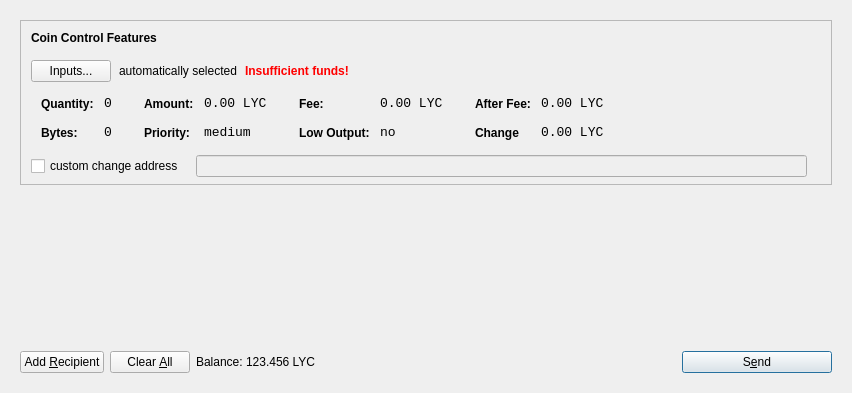
<?xml version="1.0" encoding="UTF-8"?>
<ui version="4.0">
 <class>SendCoinsDialog</class>
 <widget class="QDialog" name="SendCoinsDialog">
  <property name="geometry">
   <rect>
    <x>0</x>
    <y>0</y>
    <width>849</width>
    <height>393</height>
   </rect>
  </property>
  <property name="windowTitle">
   <string>Send Coins</string>
  </property>
  <layout class="QVBoxLayout" name="verticalLayout">
   <item>
    <widget class="QFrame" name="frameMain">
     <layout class="QVBoxLayout" name="verticalLayout_3">
      <item>
       <widget class="QFrame" name="frameCoinControl">
        <property name="sizePolicy">
         <sizepolicy hsizetype="Expanding" vsizetype="Expanding">
          <horstretch>0</horstretch>
          <verstretch>0</verstretch>
         </sizepolicy>
        </property>
        <property name="maximumSize">
         <size>
          <width>16777215</width>
          <height>16777215</height>
         </size>
        </property>
        <property name="frameShape">
         <enum>QFrame::StyledPanel</enum>
        </property>
        <property name="frameShadow">
         <enum>QFrame::Sunken</enum>
        </property>
        <layout class="QVBoxLayout" name="verticalLayoutCoinControl2">
         <property name="spacing">
          <number>6</number>
         </property>
         <property name="leftMargin">
          <number>0</number>
         </property>
         <property name="topMargin">
          <number>0</number>
         </property>
         <property name="rightMargin">
          <number>0</number>
         </property>
         <property name="bottomMargin">
          <number>6</number>
         </property>
         <item>
          <layout class="QVBoxLayout" name="verticalLayoutCoinControl" stretch="0,0,0,0,1">
           <property name="spacing">
            <number>0</number>
           </property>
           <property name="leftMargin">
            <number>10</number>
           </property>
           <property name="topMargin">
            <number>10</number>
           </property>
           <item>
            <layout class="QHBoxLayout" name="horizontalLayoutCoinControl1">
             <property name="bottomMargin">
              <number>15</number>
             </property>
             <item>
              <widget class="QLabel" name="labelCoinControlFeatures">
               <property name="sizePolicy">
                <sizepolicy hsizetype="Preferred" vsizetype="Maximum">
                 <horstretch>0</horstretch>
                 <verstretch>0</verstretch>
                </sizepolicy>
               </property>
               <property name="font">
                <font>
                 <weight>75</weight>
                 <bold>true</bold>
                </font>
               </property>
               <property name="styleSheet">
                <string notr="true">font-weight:bold;</string>
               </property>
               <property name="text">
                <string>Coin Control Features</string>
               </property>
              </widget>
             </item>
            </layout>
           </item>
           <item>
            <layout class="QHBoxLayout" name="horizontalLayoutCoinControl2" stretch="0,0,0,0">
             <property name="spacing">
              <number>8</number>
             </property>
             <property name="bottomMargin">
              <number>10</number>
             </property>
             <item>
              <widget class="QPushButton" name="pushButtonCoinControl">
               <property name="styleSheet">
                <string notr="true"/>
               </property>
               <property name="text">
                <string>Inputs...</string>
               </property>
              </widget>
             </item>
             <item>
              <widget class="QLabel" name="labelCoinControlAutomaticallySelected">
               <property name="text">
                <string>automatically selected</string>
               </property>
               <property name="margin">
                <number>5</number>
               </property>
              </widget>
             </item>
             <item>
              <widget class="QLabel" name="labelCoinControlInsuffFunds">
               <property name="font">
                <font>
                 <weight>75</weight>
                 <bold>true</bold>
                </font>
               </property>
               <property name="styleSheet">
                <string notr="true">color:red;font-weight:bold;</string>
               </property>
               <property name="text">
                <string>Insufficient funds!</string>
               </property>
               <property name="margin">
                <number>5</number>
               </property>
              </widget>
             </item>
             <item>
              <spacer name="horizontalSpacerCoinControl">
               <property name="orientation">
                <enum>Qt::Horizontal</enum>
               </property>
               <property name="sizeHint" stdset="0">
                <size>
                 <width>40</width>
                 <height>1</height>
                </size>
               </property>
              </spacer>
             </item>
            </layout>
           </item>
           <item>
            <widget class="QWidget" name="widgetCoinControl" native="true">
             <property name="sizePolicy">
              <sizepolicy hsizetype="Preferred" vsizetype="Preferred">
               <horstretch>0</horstretch>
               <verstretch>0</verstretch>
              </sizepolicy>
             </property>
             <property name="minimumSize">
              <size>
               <width>0</width>
               <height>0</height>
              </size>
             </property>
             <property name="styleSheet">
              <string notr="true"/>
             </property>
             <layout class="QHBoxLayout" name="horizontalLayoutCoinControl5">
              <property name="margin">
               <number>0</number>
              </property>
              <item>
               <layout class="QHBoxLayout" name="horizontalLayoutCoinControl3" stretch="0,0,0,1">
                <property name="spacing">
                 <number>20</number>
                </property>
                <property name="topMargin">
                 <number>0</number>
                </property>
                <property name="bottomMargin">
                 <number>10</number>
                </property>
                <item>
                 <layout class="QFormLayout" name="formLayoutCoinControl1">
                  <property name="horizontalSpacing">
                   <number>10</number>
                  </property>
                  <property name="verticalSpacing">
                   <number>14</number>
                  </property>
                  <property name="leftMargin">
                   <number>10</number>
                  </property>
                  <property name="topMargin">
                   <number>4</number>
                  </property>
                  <property name="rightMargin">
                   <number>6</number>
                  </property>
                  <item row="0" column="0">
                   <widget class="QLabel" name="labelCoinControlQuantityText">
                    <property name="styleSheet">
                     <string notr="true">font-weight:bold;</string>
                    </property>
                    <property name="text">
                     <string>Quantity:</string>
                    </property>
                    <property name="margin">
                     <number>0</number>
                    </property>
                   </widget>
                  </item>
                  <item row="0" column="1">
                   <widget class="QLabel" name="labelCoinControlQuantity">
                    <property name="font">
                     <font>
                      <family>Monospace</family>
                      <pointsize>10</pointsize>
                     </font>
                    </property>
                    <property name="cursor">
                     <cursorShape>IBeamCursor</cursorShape>
                    </property>
                    <property name="contextMenuPolicy">
                     <enum>Qt::ActionsContextMenu</enum>
                    </property>
                    <property name="text">
                     <string>0</string>
                    </property>
                    <property name="margin">
                     <number>0</number>
                    </property>
                    <property name="textInteractionFlags">
                     <set>Qt::LinksAccessibleByMouse|Qt::TextSelectableByKeyboard|Qt::TextSelectableByMouse</set>
                    </property>
                   </widget>
                  </item>
                  <item row="1" column="0">
                   <widget class="QLabel" name="labelCoinControlBytesText">
                    <property name="styleSheet">
                     <string notr="true">font-weight:bold;</string>
                    </property>
                    <property name="text">
                     <string>Bytes:</string>
                    </property>
                   </widget>
                  </item>
                  <item row="1" column="1">
                   <widget class="QLabel" name="labelCoinControlBytes">
                    <property name="font">
                     <font>
                      <family>Monospace</family>
                      <pointsize>10</pointsize>
                     </font>
                    </property>
                    <property name="cursor">
                     <cursorShape>IBeamCursor</cursorShape>
                    </property>
                    <property name="contextMenuPolicy">
                     <enum>Qt::ActionsContextMenu</enum>
                    </property>
                    <property name="text">
                     <string>0</string>
                    </property>
                    <property name="textInteractionFlags">
                     <set>Qt::LinksAccessibleByMouse|Qt::TextSelectableByKeyboard|Qt::TextSelectableByMouse</set>
                    </property>
                   </widget>
                  </item>
                 </layout>
                </item>
                <item>
                 <layout class="QFormLayout" name="formLayoutCoinControl2">
                  <property name="horizontalSpacing">
                   <number>10</number>
                  </property>
                  <property name="verticalSpacing">
                   <number>14</number>
                  </property>
                  <property name="leftMargin">
                   <number>6</number>
                  </property>
                  <property name="topMargin">
                   <number>4</number>
                  </property>
                  <property name="rightMargin">
                   <number>6</number>
                  </property>
                  <item row="0" column="0">
                   <widget class="QLabel" name="labelCoinControlAmountText">
                    <property name="styleSheet">
                     <string notr="true">font-weight:bold;</string>
                    </property>
                    <property name="text">
                     <string>Amount:</string>
                    </property>
                    <property name="margin">
                     <number>0</number>
                    </property>
                   </widget>
                  </item>
                  <item row="0" column="1">
                   <widget class="QLabel" name="labelCoinControlAmount">
                    <property name="font">
                     <font>
                      <family>Monospace</family>
                      <pointsize>10</pointsize>
                     </font>
                    </property>
                    <property name="cursor">
                     <cursorShape>IBeamCursor</cursorShape>
                    </property>
                    <property name="contextMenuPolicy">
                     <enum>Qt::ActionsContextMenu</enum>
                    </property>
                    <property name="text">
                     <string>0.00 LYC</string>
                    </property>
                    <property name="textInteractionFlags">
                     <set>Qt::LinksAccessibleByMouse|Qt::TextSelectableByKeyboard|Qt::TextSelectableByMouse</set>
                    </property>
                   </widget>
                  </item>
                  <item row="1" column="0">
                   <widget class="QLabel" name="labelCoinControlPriorityText">
                    <property name="styleSheet">
                     <string notr="true">font-weight:bold;</string>
                    </property>
                    <property name="text">
                     <string>Priority:</string>
                    </property>
                   </widget>
                  </item>
                  <item row="1" column="1">
                   <widget class="QLabel" name="labelCoinControlPriority">
                    <property name="font">
                     <font>
                      <family>Monospace</family>
                      <pointsize>10</pointsize>
                     </font>
                    </property>
                    <property name="cursor">
                     <cursorShape>IBeamCursor</cursorShape>
                    </property>
                    <property name="contextMenuPolicy">
                     <enum>Qt::ActionsContextMenu</enum>
                    </property>
                    <property name="text">
                     <string>medium</string>
                    </property>
                    <property name="textInteractionFlags">
                     <set>Qt::LinksAccessibleByMouse|Qt::TextSelectableByKeyboard|Qt::TextSelectableByMouse</set>
                    </property>
                   </widget>
                  </item>
                 </layout>
                </item>
                <item>
                 <layout class="QFormLayout" name="formLayoutCoinControl3">
                  <property name="horizontalSpacing">
                   <number>10</number>
                  </property>
                  <property name="verticalSpacing">
                   <number>14</number>
                  </property>
                  <property name="leftMargin">
                   <number>6</number>
                  </property>
                  <property name="topMargin">
                   <number>4</number>
                  </property>
                  <property name="rightMargin">
                   <number>6</number>
                  </property>
                  <item row="0" column="0">
                   <widget class="QLabel" name="labelCoinControlFeeText">
                    <property name="styleSheet">
                     <string notr="true">font-weight:bold;</string>
                    </property>
                    <property name="text">
                     <string>Fee:</string>
                    </property>
                    <property name="margin">
                     <number>0</number>
                    </property>
                   </widget>
                  </item>
                  <item row="0" column="1">
                   <widget class="QLabel" name="labelCoinControlFee">
                    <property name="font">
                     <font>
                      <family>Monospace</family>
                      <pointsize>10</pointsize>
                     </font>
                    </property>
                    <property name="cursor">
                     <cursorShape>IBeamCursor</cursorShape>
                    </property>
                    <property name="contextMenuPolicy">
                     <enum>Qt::ActionsContextMenu</enum>
                    </property>
                    <property name="text">
                     <string>0.00 LYC</string>
                    </property>
                    <property name="textInteractionFlags">
                     <set>Qt::LinksAccessibleByMouse|Qt::TextSelectableByKeyboard|Qt::TextSelectableByMouse</set>
                    </property>
                   </widget>
                  </item>
                  <item row="1" column="0">
                   <widget class="QLabel" name="labelCoinControlLowOutputText">
                    <property name="styleSheet">
                     <string notr="true">font-weight:bold;</string>
                    </property>
                    <property name="text">
                     <string>Low Output:</string>
                    </property>
                   </widget>
                  </item>
                  <item row="1" column="1">
                   <widget class="QLabel" name="labelCoinControlLowOutput">
                    <property name="font">
                     <font>
                      <family>Monospace</family>
                      <pointsize>10</pointsize>
                     </font>
                    </property>
                    <property name="cursor">
                     <cursorShape>IBeamCursor</cursorShape>
                    </property>
                    <property name="contextMenuPolicy">
                     <enum>Qt::ActionsContextMenu</enum>
                    </property>
                    <property name="text">
                     <string>no</string>
                    </property>
                    <property name="textInteractionFlags">
                     <set>Qt::LinksAccessibleByMouse|Qt::TextSelectableByKeyboard|Qt::TextSelectableByMouse</set>
                    </property>
                   </widget>
                  </item>
                 </layout>
                </item>
                <item>
                 <layout class="QFormLayout" name="formLayoutCoinControl4">
                  <property name="horizontalSpacing">
                   <number>10</number>
                  </property>
                  <property name="verticalSpacing">
                   <number>14</number>
                  </property>
                  <property name="leftMargin">
                   <number>6</number>
                  </property>
                  <property name="topMargin">
                   <number>4</number>
                  </property>
                  <property name="rightMargin">
                   <number>6</number>
                  </property>
                  <item row="0" column="0">
                   <widget class="QLabel" name="labelCoinControlAfterFeeText">
                    <property name="styleSheet">
                     <string notr="true">font-weight:bold;</string>
                    </property>
                    <property name="text">
                     <string>After Fee:</string>
                    </property>
                    <property name="margin">
                     <number>0</number>
                    </property>
                   </widget>
                  </item>
                  <item row="0" column="1">
                   <widget class="QLabel" name="labelCoinControlAfterFee">
                    <property name="font">
                     <font>
                      <family>Monospace</family>
                      <pointsize>10</pointsize>
                     </font>
                    </property>
                    <property name="cursor">
                     <cursorShape>IBeamCursor</cursorShape>
                    </property>
                    <property name="contextMenuPolicy">
                     <enum>Qt::ActionsContextMenu</enum>
                    </property>
                    <property name="text">
                     <string>0.00 LYC</string>
                    </property>
                    <property name="textInteractionFlags">
                     <set>Qt::LinksAccessibleByMouse|Qt::TextSelectableByKeyboard|Qt::TextSelectableByMouse</set>
                    </property>
                   </widget>
                  </item>
                  <item row="1" column="0">
                   <widget class="QLabel" name="labelCoinControlChangeText">
                    <property name="styleSheet">
                     <string notr="true">font-weight:bold;</string>
                    </property>
                    <property name="text">
                     <string>Change</string>
                    </property>
                   </widget>
                  </item>
                  <item row="1" column="1">
                   <widget class="QLabel" name="labelCoinControlChange">
                    <property name="font">
                     <font>
                      <family>Monospace</family>
                      <pointsize>10</pointsize>
                     </font>
                    </property>
                    <property name="cursor">
                     <cursorShape>IBeamCursor</cursorShape>
                    </property>
                    <property name="contextMenuPolicy">
                     <enum>Qt::ActionsContextMenu</enum>
                    </property>
                    <property name="text">
                     <string>0.00 LYC</string>
                    </property>
                    <property name="textInteractionFlags">
                     <set>Qt::LinksAccessibleByMouse|Qt::TextSelectableByKeyboard|Qt::TextSelectableByMouse</set>
                    </property>
                   </widget>
                  </item>
                 </layout>
                </item>
               </layout>
              </item>
             </layout>
            </widget>
           </item>
           <item>
            <layout class="QHBoxLayout" name="horizontalLayoutCoinControl4" stretch="0,0,0">
             <property name="spacing">
              <number>12</number>
             </property>
             <property name="sizeConstraint">
              <enum>QLayout::SetDefaultConstraint</enum>
             </property>
             <property name="topMargin">
              <number>5</number>
             </property>
             <property name="rightMargin">
              <number>5</number>
             </property>
             <item>
              <widget class="QCheckBox" name="checkBoxCoinControlChange">
               <property name="text">
                <string>custom change address</string>
               </property>
              </widget>
             </item>
             <item>
              <widget class="QLineEdit" name="lineEditCoinControlChange">
               <property name="enabled">
                <bool>false</bool>
               </property>
               <property name="sizePolicy">
                <sizepolicy hsizetype="Expanding" vsizetype="Fixed">
                 <horstretch>0</horstretch>
                 <verstretch>0</verstretch>
                </sizepolicy>
               </property>
              </widget>
             </item>
             <item>
              <widget class="QLabel" name="labelCoinControlChangeLabel">
               <property name="sizePolicy">
                <sizepolicy hsizetype="Preferred" vsizetype="Expanding">
                 <horstretch>0</horstretch>
                 <verstretch>0</verstretch>
                </sizepolicy>
               </property>
               <property name="minimumSize">
                <size>
                 <width>0</width>
                 <height>0</height>
                </size>
               </property>
               <property name="text">
                <string/>
               </property>
               <property name="margin">
                <number>3</number>
               </property>
              </widget>
             </item>
            </layout>
           </item>
           <item>
            <spacer name="verticalSpacerCoinControl">
             <property name="orientation">
              <enum>Qt::Vertical</enum>
             </property>
             <property name="sizeHint" stdset="0">
              <size>
               <width>800</width>
               <height>1</height>
              </size>
             </property>
            </spacer>
           </item>
          </layout>
         </item>
        </layout>
       </widget>
      </item>
      <item>
       <widget class="QScrollArea" name="scrollArea">
        <property name="frameShape">
         <enum>QFrame::NoFrame</enum>
        </property>
        <property name="widgetResizable">
         <bool>true</bool>
        </property>
        <widget class="QWidget" name="scrollAreaWidgetContents">
         <property name="geometry">
          <rect>
           <x>0</x>
           <y>0</y>
           <width>813</width>
           <height>128</height>
          </rect>
         </property>
         <layout class="QVBoxLayout" name="verticalLayout_2">
          <property name="margin">
           <number>0</number>
          </property>
          <item>
           <layout class="QVBoxLayout" name="entries">
            <property name="spacing">
             <number>6</number>
            </property>
           </layout>
          </item>
          <item>
           <spacer name="verticalSpacer">
            <property name="orientation">
             <enum>Qt::Vertical</enum>
            </property>
            <property name="sizeHint" stdset="0">
             <size>
              <width>20</width>
              <height>40</height>
             </size>
            </property>
           </spacer>
          </item>
         </layout>
        </widget>
       </widget>
      </item>
      <item>
       <layout class="QHBoxLayout" name="horizontalLayout">
        <item>
         <widget class="QPushButton" name="addButton">
          <property name="toolTip">
           <string>Send to multiple recipients at once</string>
          </property>
          <property name="text">
           <string>Add &amp;Recipient</string>
          </property>
          <property name="icon">
           <iconset resource="../bitcoin.qrc">
            <normaloff>:/icons/add</normaloff>:/icons/add</iconset>
          </property>
          <property name="autoDefault">
           <bool>false</bool>
          </property>
         </widget>
        </item>
        <item>
         <widget class="QPushButton" name="clearButton">
          <property name="sizePolicy">
           <sizepolicy hsizetype="Minimum" vsizetype="Fixed">
            <horstretch>0</horstretch>
            <verstretch>0</verstretch>
           </sizepolicy>
          </property>
          <property name="toolTip">
           <string>Remove all transaction fields</string>
          </property>
          <property name="text">
           <string>Clear &amp;All</string>
          </property>
          <property name="icon">
           <iconset resource="../bitcoin.qrc">
            <normaloff>:/icons/remove</normaloff>:/icons/remove</iconset>
          </property>
          <property name="autoRepeatDelay">
           <number>300</number>
          </property>
          <property name="autoDefault">
           <bool>false</bool>
          </property>
         </widget>
        </item>
        <item>
         <layout class="QHBoxLayout" name="horizontalLayout_2">
          <property name="spacing">
           <number>3</number>
          </property>
          <item>
           <widget class="QLabel" name="label">
            <property name="sizePolicy">
             <sizepolicy hsizetype="Preferred" vsizetype="Fixed">
              <horstretch>0</horstretch>
              <verstretch>0</verstretch>
             </sizepolicy>
            </property>
            <property name="text">
             <string>Balance:</string>
            </property>
           </widget>
          </item>
          <item>
           <widget class="QLabel" name="labelBalance">
            <property name="sizePolicy">
             <sizepolicy hsizetype="Preferred" vsizetype="Fixed">
              <horstretch>0</horstretch>
              <verstretch>0</verstretch>
             </sizepolicy>
            </property>
            <property name="cursor">
             <cursorShape>IBeamCursor</cursorShape>
            </property>
            <property name="text">
             <string>123.456 LYC</string>
            </property>
            <property name="textInteractionFlags">
             <set>Qt::LinksAccessibleByMouse|Qt::TextSelectableByKeyboard|Qt::TextSelectableByMouse</set>
            </property>
           </widget>
          </item>
         </layout>
        </item>
        <item>
         <spacer name="horizontalSpacer">
          <property name="orientation">
           <enum>Qt::Horizontal</enum>
          </property>
          <property name="sizeHint" stdset="0">
           <size>
            <width>40</width>
            <height>20</height>
           </size>
          </property>
         </spacer>
        </item>
        <item>
         <widget class="QPushButton" name="sendButton">
          <property name="minimumSize">
           <size>
            <width>150</width>
            <height>0</height>
           </size>
          </property>
          <property name="toolTip">
           <string>Confirm the send action</string>
          </property>
          <property name="text">
           <string>S&amp;end</string>
          </property>
          <property name="icon">
           <iconset resource="../bitcoin.qrc">
            <normaloff>:/icons/send</normaloff>:/icons/send</iconset>
          </property>
          <property name="default">
           <bool>true</bool>
          </property>
         </widget>
        </item>
       </layout>
      </item>
     </layout>
     <zorder>scrollArea</zorder>
     <zorder>frameCoinControl</zorder>
     <zorder></zorder>
    </widget>
   </item>
  </layout>
 </widget>
 <resources>
  <include location="../bitcoin.qrc"/>
 </resources>
 <connections/>
</ui>
